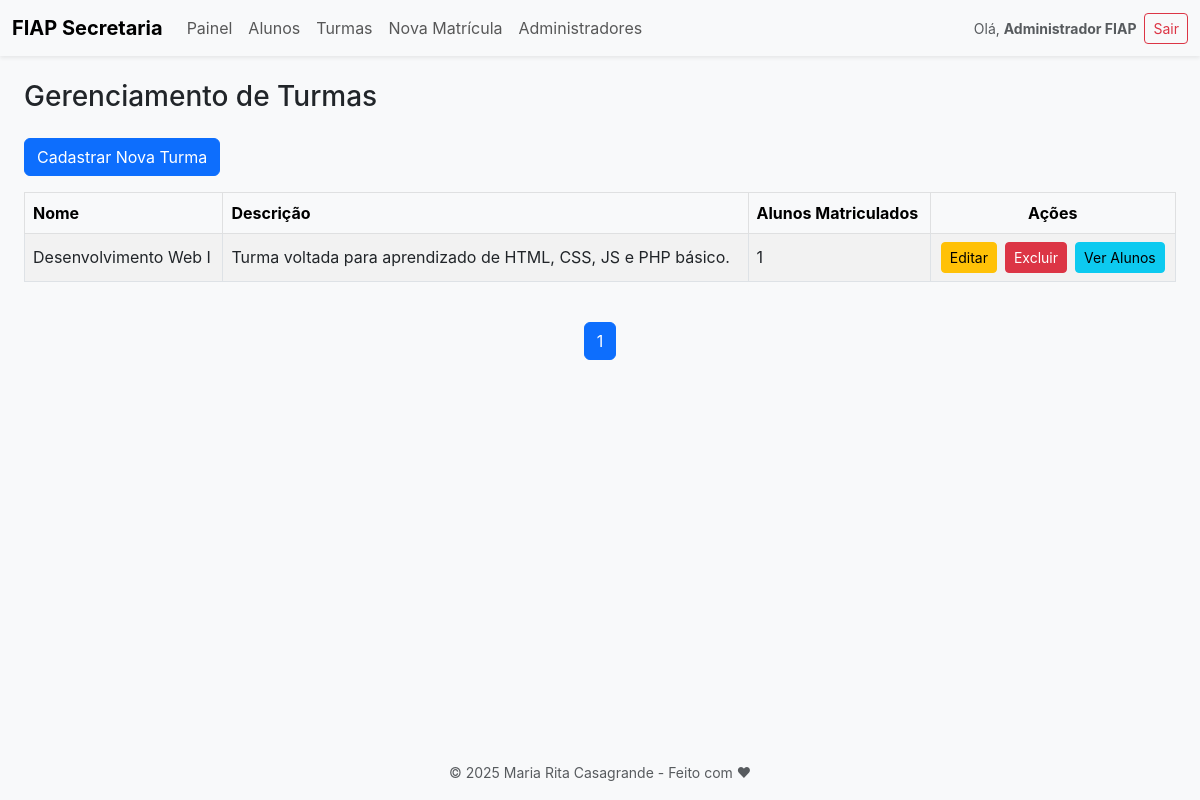
Before: /index.php?page=turmas&action=listar (signed in) with the older database file.
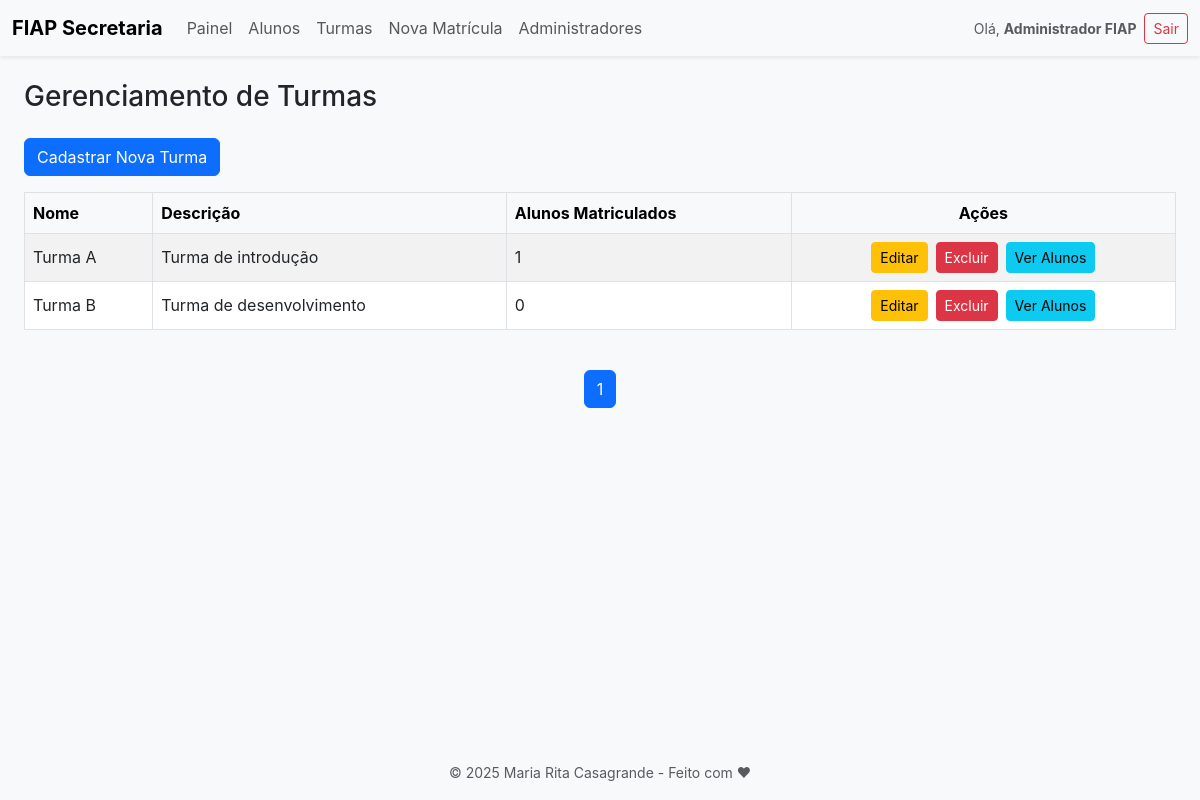
After: the same page with the newer database file.
### tables this page shows
CREATE TABLE turmas (
    id INT AUTO_INCREMENT PRIMARY KEY,
    nome VARCHAR(100) NOT NULL,
    descricao TEXT NOT NULL,
    criado_em TIMESTAMP DEFAULT CURRENT_TIMESTAMP
);

### controllers/TurmaController.php (called while the page is built, shortened)
<?php
require_once BASE_PATH . '/models/Turma.php';
class TurmaController
{
    private $model;
    public function __construct()
    {
        $this->model = new Turma();
    }
    public function listar()
    {
        $pagina = isset($_GET['pagina']) ? (int) $_GET['pagina'] : 1;
        $turmas = $this->model->todas($pagina);
        $totalPaginas = $this->model->totalPaginas();
        include BASE_PATH . '/views/turmas/listar.php';
    }
}

### models/Turma.php (called while the page is built, shortened)
<?php
class Turma
{
    public function todas($pagina = 1, $limite = 10)
    {
        return $this->listar($pagina, $limite);
    }
    public function listar($pagina = 1, $limite = 10)
    {
        $offset = ($pagina - 1) * $limite;
        $conn = (new Database())->connect();
        $query = "
            SELECT
                t.*,
                COUNT(m.id) AS total_alunos
            FROM turmas t
            LEFT JOIN matriculas m ON m.turma_id = t.id
            GROUP BY t.id
            ORDER BY t.nome ASC
            LIMIT :limite OFFSET :offset
        ";
        $stmt = $conn->prepare($query);
        $stmt->bindValue(':limite', $limite, PDO::PARAM_INT);
        $stmt->bindValue(':offset', $offset, PDO::PARAM_INT);
        $stmt->execute();
        return $stmt->fetchAll(PDO::FETCH_ASSOC);
    }
    public function totalPaginas($limitePorPagina = 10)
    {
        $conn = (new Database())->connect();
        $stmt = $conn->query("SELECT COUNT(*) AS total FROM turmas");
        $total = $stmt->fetch(PDO::FETCH_ASSOC)['total'] ?? 0;
        return ceil($total / $limitePorPagina);
    }
}

### views/turmas/listar.php (the view, shortened to what this page needs)
<!DOCTYPE html>
<html lang="pt-br">
<head>
    <link href="https://cdn.jsdelivr.net/npm/bootstrap@5.3.0/dist/css/bootstrap.min.css" rel="stylesheet">
</head>
<body class="bg-light">
    <?php include BASE_PATH . '/views/partials/header.php'; ?>
    <div class="container-fluid px-4">
        <h1 class="mb-4 fs-3">Gerenciamento de Turmas</h1>
        <div class="mb-3">
            <a href="index.php?page=turmas&action=criar" class="btn btn-primary">Cadastrar Nova Turma</a>
        </div>
        <?php if (!empty($turmas)): ?>
            <div class="table-responsive">
                <table class="table table-bordered table-striped align-middle">
                    <thead class="table-light">
                        <tr>
                            <th>Nome</th>
                            <th>Descrição</th>
                            <th>Alunos Matriculados</th>
                            <th class="text-center">Ações</th>
                        </tr>
                    </thead>
                    <tbody>
                        <?php foreach ($turmas as $turma): ?>
                            <tr>
                                <td><?= htmlspecialchars($turma['nome']) ?></td>
                                <td><?= htmlspecialchars($turma['descricao']) ?></td>
                                <td><?= $turma['total_alunos'] ?></td>
                                <td class="text-center">
                                    <div class="d-flex flex-wrap justify-content-center gap-2">
                                        <a href="index.php?page=turmas&action=editar&id=<?= $turma['id'] ?>"
                                            class="btn btn-warning btn-sm">Editar</a>
                                        <a href="index.php?page=turmas&action=excluir&id=<?= $turma['id'] ?>"
                                            class="btn btn-danger btn-sm"
                                            onclick="return confirm('Excluir esta turma?')">Excluir</a>
                                        <a href="index.php?page=matriculas&action=listar&turma_id=<?= $turma['id'] ?>"
                                            class="btn btn-info btn-sm">Ver Alunos</a>
                                    </div>
                                </td>
                            </tr>
                        <?php endforeach ?>
                    </tbody>
                </table>
            </div>
            <nav class="mt-4">
                <ul class="pagination justify-content-center">
                    <?php for ($i = 1; $i <= $totalPaginas; $i++): ?>
                        <li class="page-item <?= ($i == ($_GET['pagina'] ?? 1)) ? 'active' : '' ?>">
                            <a class="page-link" href="index.php?page=turmas&action=listar&pagina=<?= $i ?>"><?= $i ?></a>
                        </li>
                    <?php endfor; ?>
                </ul>
            </nav>
        <?php else: ?>
            <div class="alert alert-info">Nenhuma turma cadastrada.</div>
        <?php endif; ?>
    </div>
    <?php include BASE_PATH . '/views/partials/footer.php'; ?>
</body>
</html>

Changed rows visible on the page:
changed turmas: nome "Desenvolvimento Web I" → "Turma A"; descricao "Turma voltada para aprendizado de HTML, CSS, JS e PHP básico." → "Turma de introdução"
added turmas: nome "Turma B", descricao "Turma de desenvolvimento", total_alunos "0"
